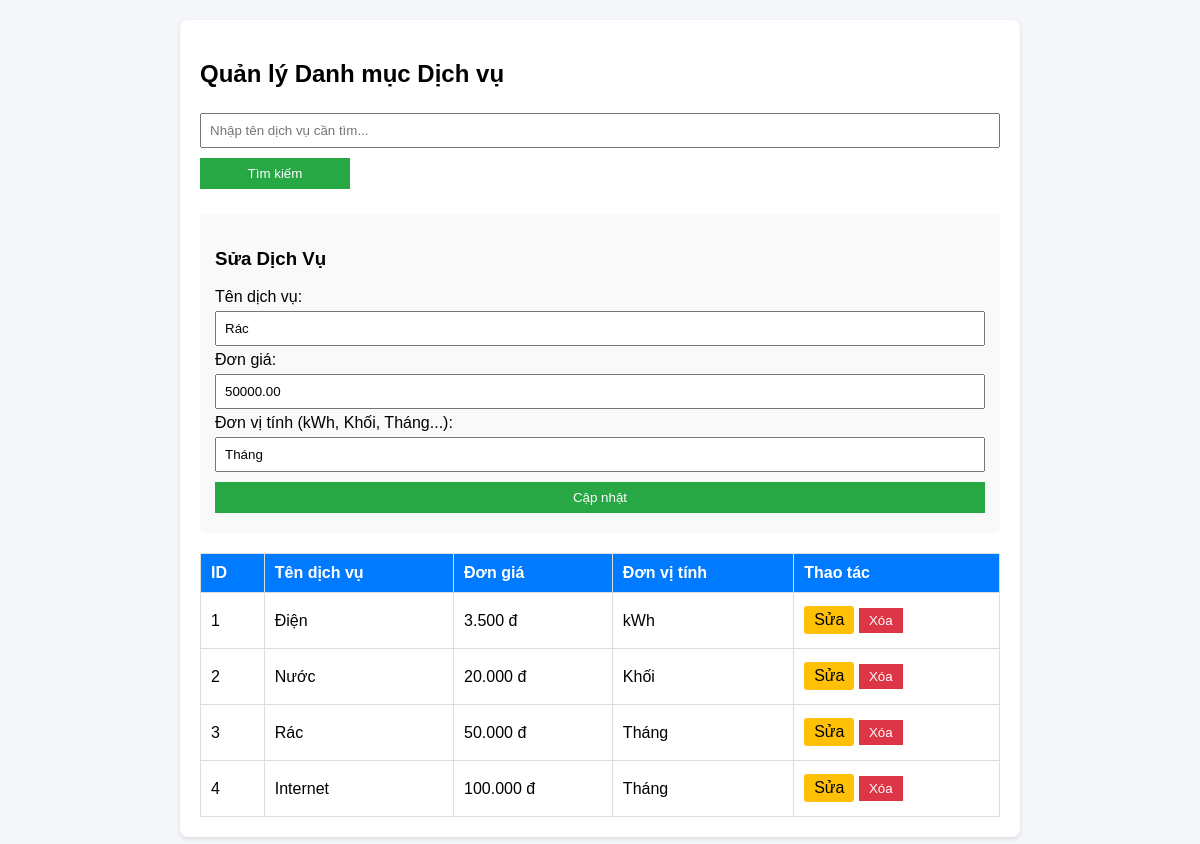
The app's page /CaNhan_MinhNguyet/services.php?edit=3 with its own data.
### tables this page shows
CREATE TABLE `services` (
  `id` INT AUTO_INCREMENT PRIMARY KEY,
  `service_name` VARCHAR(100) NOT NULL,
  `unit_price` DECIMAL(10,2) NOT NULL,
  `unit` VARCHAR(50) NOT NULL,
  `created_at` TIMESTAMP DEFAULT CURRENT_TIMESTAMP
);

### CaNhan_MinhNguyet/services.php (the view, shortened to what this page needs)
<?php
require_once 'db.php';
$search = $_GET['search'] ?? '';
if (!empty($search)) {
    $stmt = $pdo->prepare("SELECT * FROM services WHERE service_name LIKE ?");
    $stmt->execute(["%$search%"]);
} else {
    $stmt = $pdo->query("SELECT * FROM services");
}
$services = $stmt->fetchAll();
$editData = null;
if (isset($_GET['edit'])) {
    $editId = $_GET['edit'];
    $stmtEdit = $pdo->prepare("SELECT * FROM services WHERE id = ?");
    $stmtEdit->execute([$editId]);
    $editData = $stmtEdit->fetch();
}
?>
<!DOCTYPE html>
<html lang="vi">
<head>
</head>
<body>
<div class="container">
    <h2>Quản lý Danh mục Dịch vụ</h2>
    <form method="GET" action="services.php" style="background: none; padding: 0;">
        <input type="text" name="search" placeholder="Nhập tên dịch vụ cần tìm..." value="<?php echo htmlspecialchars($search); ?>">
        <button type="submit" style="width: 150px;">Tìm kiếm</button>
    </form>
    <form method="POST" action="services.php">
        <h3><?php echo $editData ? 'Sửa Dịch Vụ' : 'Thêm Dịch Vụ Mới'; ?></h3>
        <label>Tên dịch vụ:</label>
        <input type="text" name="service_name" value="<?php echo htmlspecialchars($editData['service_name'] ?? ''); ?>" required>
        <label>Đơn giá:</label>
        <input type="number" step="0.01" name="unit_price" value="<?php echo htmlspecialchars($editData['unit_price'] ?? ''); ?>" required>
        <label>Đơn vị tính (kWh, Khối, Tháng...):</label>
        <input type="text" name="unit" value="<?php echo htmlspecialchars($editData['unit'] ?? ''); ?>" required>
        <button type="submit"><?php echo $editData ? 'Cập nhật' : 'Thêm mới'; ?></button>
    </form>
    <table>
        <tr>
            <th>ID</th>
            <th>Tên dịch vụ</th>
            <th>Đơn giá</th>
            <th>Đơn vị tính</th>
            <th>Thao tác</th>
        </tr>
        <?php if (count($services) > 0): ?>
            <?php foreach ($services as $row): ?>
            <tr>
                <td><?php echo $row['id']; ?></td>
                <td><?php echo htmlspecialchars($row['service_name']); ?></td>
                <td><?php echo number_format($row['unit_price'], 0, ',', '.'); ?> đ</td>
                <td><?php echo htmlspecialchars($row['unit']); ?></td>
                <td>
                    <a href="services.php?edit=<?php echo $row['id']; ?>" class="btn-edit">Sửa</a>
                    <form method="POST" action="services.php" style="display:inline; background:none; padding:0; margin:0;" onsubmit="return confirm('Bạn có chắc muốn xóa?');">
                        <button type="submit" class="btn-delete">Xóa</button>
                    </form>
                </td>
            </tr>
            <?php endforeach; ?>
        <?php else: ?>
            <tr><td colspan="5" style="text-align:center;">Không tìm thấy dịch vụ nào.</td></tr>
        <?php endif; ?>
    </table>
</div>
</body>
</html>

### CaNhan_MinhNguyet/services.php (style rules this page uses)
body { font-family: Arial, sans-serif; margin: 20px; background: #f4f6f9; }
.container { max-width: 800px; margin: auto; background: white; padding: 20px; border-radius: 8px; box-shadow: 0 2px 4px rgba(0,0,0,0.1); }
table { width: 100%; border-collapse: collapse; margin-top: 20px; }
th, td { border: 1px solid #ddd; padding: 10px; text-align: left; }
th { background-color: #007bff; color: white; }
form { margin-top: 20px; background: #f9f9f9; padding: 15px; border-radius: 5px; }
input, button { padding: 8px; margin: 5px 0; width: 100%; box-sizing: border-box; }
button { background: #28a745; color: white; border: none; cursor: pointer; }
.btn-delete { background: #dc3545; width: auto; padding: 5px 10px; }
.btn-edit { background: #ffc107; color: black; text-decoration: none; padding: 5px 10px; display: inline-block; border-radius: 3px; }

### records on screen
services: service_name "Rác", unit_price "50000.00", unit "Tháng", id "3", unit_price "50.000"
services: id "1", service_name "Điện", unit_price "3.500", unit "kWh"
services: id "2", service_name "Nước", unit_price "20.000", unit "Khối"
services: id "4", service_name "Internet", unit_price "100.000", unit "Tháng"
